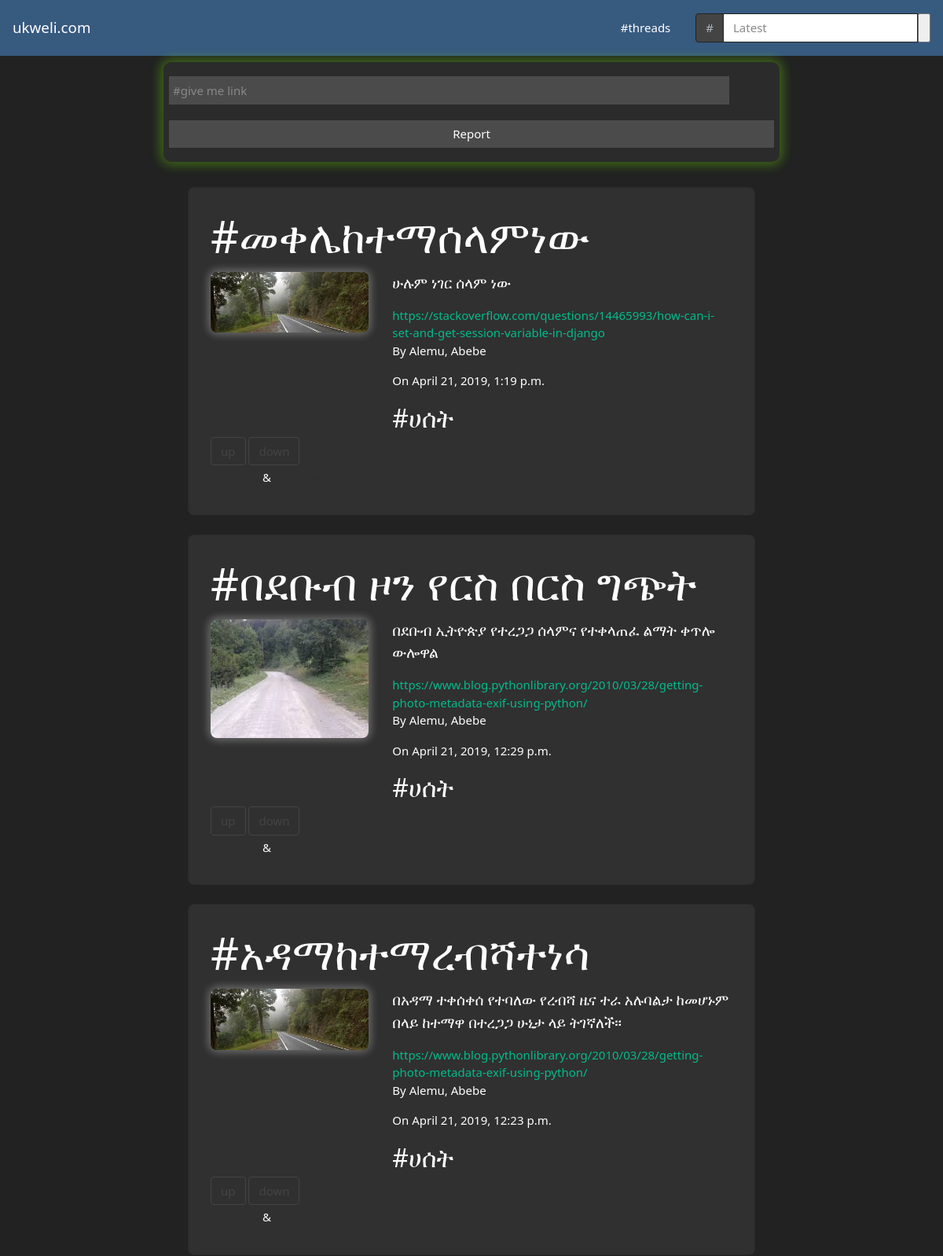
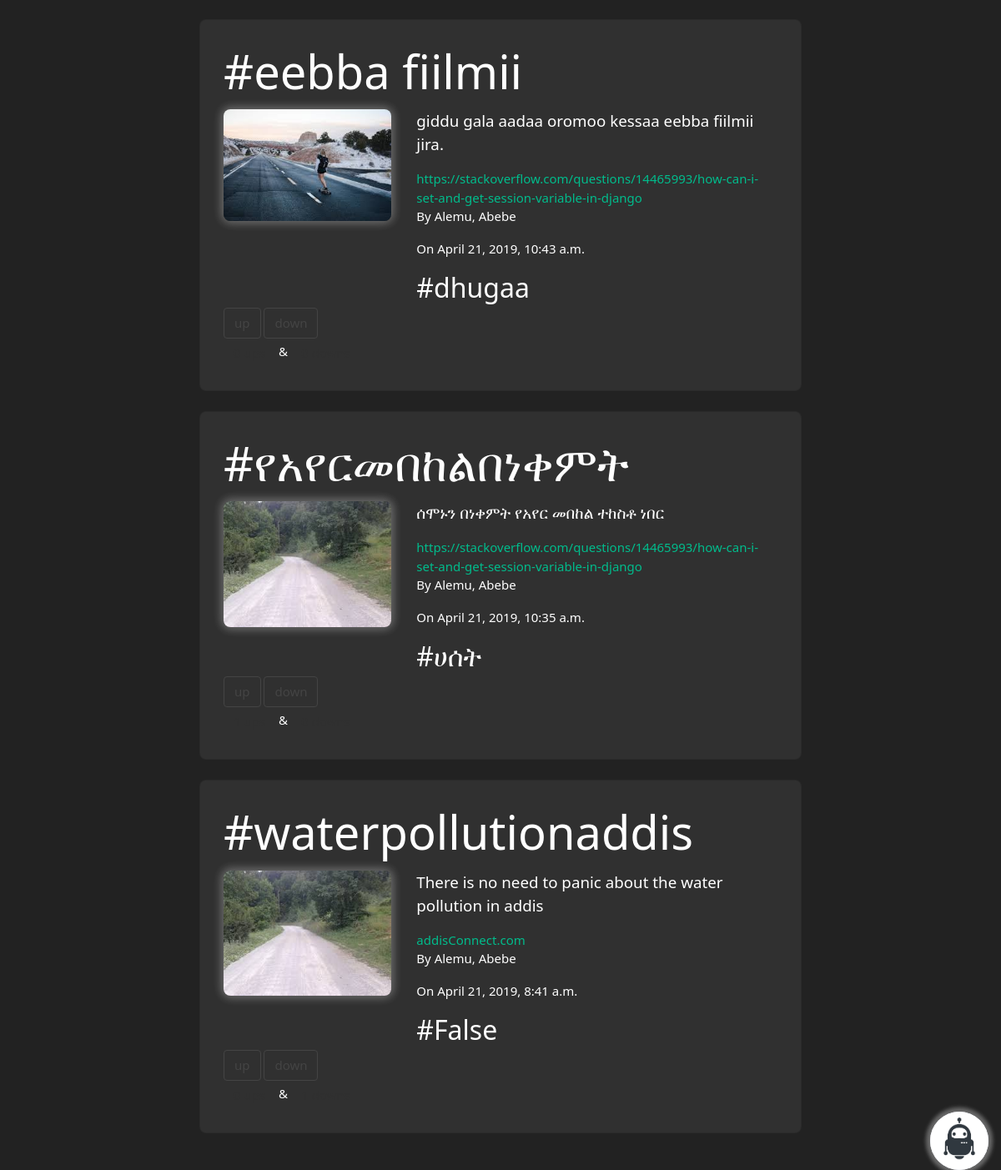
The page /web/posts on the database its author committed (2 pictures, top to bottom).
### web/models.py (models this page shows)
class News(models.Model):
    news_link=models.TextField()
    thread_name=models.CharField(max_length=200)
    head_line=models.CharField(max_length=200)
    by=models.CharField(max_length=200)
    status=models.CharField(max_length=200)
    additional_text=models.TextField()
    img_path=models.ImageField(upload_to="images/",blank=True)
    date_created=models.DateTimeField('date created',blank=True)
    down_val=models.BigIntegerField(default=0)
    up_val=models.BigIntegerField(default=0)

### web/views.py (the view)
# urls.py: path('posts',views.posts,name="posts"),
def posts(request):
    template = loader.get_template('fake/posts.html')
    posts=News.objects.all().order_by('-date_created')
    context={'posts':posts}
    user_=user=request.session.get('id', None)
    if(user!=None):context['system_user']=True
    return HttpResponse(template.render(context, request))

### web/templates/fake/posts.html (shortened to what this page needs)
<!DOCTYPE html>
<html lang="en">
<head>
    {% load static %}
    <link href="https://stackpath.bootstrapcdn.com/bootswatch/4.3.1/darkly/bootstrap.min.css" rel="stylesheet">
    {% load static %}
    <link rel="stylesheet" href="{% static "css/style.css" %}" />
    {% load static %}
    {% load static %}
</head>
<body>
    <nav class="navbar navbar-expand-lg navbar-dark bg-primary">
            <a class="navbar-brand" href="/web/">ukweli.com</a>
            <ul class="navbar-nav float-left mx-4">
                    <li class="nav-item active">
                      <a class="nav-link" href="/web/posts"> #threads <span class="sr-only">(current)</span></a>
                    </li>
                </ul>
            <form class="form-inline float-right" action="/web/search" method="POST">
                <div class="input-group">
                    <div class="input-group-prepend">
                    <span class="input-group-text" id="basic-addon1">#</span>
                    </div>
                    <input type="text" name="search" id="name_search" class="form-control" placeholder="Latest" aria-label="Username" aria-describedby="basic-addon1">
                    <input type="submit" id="submit_search" value="">
                </div>
                </form>
            </nav>
    <div class="container-fluid">
        <div class="row justify-content-center">
            <div class="col-sm-8">
                <div class="row">
                    <div class="col p-2 m-2" style="border-radius: 10px; background-color: rgba(120,120,120, 0.1) !important; box-shadow:  0 0 15px 3px  rgba(127, 255, 0, 0.19) , 0 0 15px 3px rgba(127, 255, 0, 0.2) ;">
                        <form action="/web/submit_thread" method='POST'>
                           <span class="form-row">
                               <input type="text" name="new_check" class="col-11 form-control custom_input mx-1" style="width:87% ; color: chartreuse" placeholder="#give me link">
                               <input type="submit" class="col btn btn-outline-secondary custom_input mx-1 float-right" style="display: inline;" value="Report">
                            </span>
                        </form>
                    </div>
                </div>
                {% for post in posts %}
                <div class="card p-2 m-4" style="border-radius: 8px">
                    <div class="card-body">
                            <h5 class="card-title display-4">{{post.thread_name}}</h5>
                            <div class="row">
                                <div class="col-sm-4">
                                    <img src='/web{{post.img_path}}' style=" border-radius: 8px; box-shadow:  0 0 12px 2px  rgba(240, 240, 240, 0.19) , 0 0 12px 2px rgba(240, 240, 240, 0.2) ;" alt="img" class="img img-fluid" />
                                </div>
                                <div class="col-sm-8">
                                    <p class="card-text lead">{{post.additional_text}}</p>
                                    <a class="card-title" href="{{post.news_link}}" >{{post.news_link}}</a>
                                    <p class="card-text">By {{post.by}}</p>
                                    <p class="card-title">On {{post.date_created}}</p>
                                    <p class="card-text" style="font-size: 32px">#{{post.status}}</p>
                                </div>
                            </div>
                      <form action="">
                          <span>
                              <a class="btn btn-outline-secondary" onclick="vote('up',{{post.id}});"> up </a>
                              <a class="btn btn-outline-secondary" onclick="vote('down',{{post.id}});"> down </a>
                          </span>
                      </form>
                      <div>
                        <span class="btn btn-outline-dark" style="border:none" id='up{{post.id}}'>{{post.up_val}} ups</span> &
                        <span class="btn btn-outline-dark" style="border:none" id="down{{post.id}}">{{post.down_val}} downs</span>
                    </div>
                    </div>
                </div>
                {% endfor %}
            </div>
        </div>
    </div>
<div>
        <div class="chat" id="chat">
            <div class="img_cont fab" style="background: white;border-radius: 100%" id="fab" onclick="openup();">
                <img src="{% static "images/bot.png" %}" class="rounded-circle user_img" id="fab">
            </div>
        </div>
    </div>
</body>
{% load static %}
</html>

### web/static/css/style.css (style rules this page uses)
body { font-family: 'Segoe UI', Tahoma, Geneva, Verdana, sans-serif }
.fab { position: fixed; bottom: 0; right: 15px; z-index: 9; box-shadow: 0 0 4px 6px rgba(240, 240, 240, 0.19) , 0 0 4px 4px rgba(240, 240, 240, 0.2) ; }
.chat { width: 30px; padding: 10px; }
.user_img { height: 70px; width: 70px; border: 1.5px solid #f5f6fa; }

### web/templates/fake/posts.html (style rules this page uses)
.custom_input { margin: 10px 0; border: none; color: white; border-radius: 0px; background-color: rgba(150,150,150, 0.3) !important; }

### rows shown on the page
News: thread_name "#መቀሌከተማሰላምነው", img_path (picture), additional_text "ሁሉም ነገር ሰላም ነው", news_link "https://stackoverflow.com/questions/14465993/how-can-i-set-and-get-session-variable-in-django", by "Alemu, Abebe", date_created "April 21, 2019, 1:19 p.m.", status "ሀሰት"
News: thread_name "#በደቡብ ዞን የርስ በርስ ግጭት", additional_text "በደቡብ ኢትዮጵያ የተረጋጋ ሰላምና የተቀላጠፈ ልማት ቀጥሎ ውሎዋል", news_link "https://www.blog.pythonlibrary.org/2010/03/28/getting-photo-metadata-exif-using-python/", by "Alemu, Abebe", date_created "April 21, 2019, 12:29 p.m.", status "ሀሰት"
News: thread_name "#አዳማከተማረብሻተነሳ", img_path (picture), additional_text "በአዳማ ተቀሰቀሰ የተባለው የረብሻ ዜና ተራ አሉባልታ ከመሆኑም በላይ ከተማዋ በተረጋጋ ሁኒታ ላይ ትገኛለች።", news_link "https://www.blog.pythonlibrary.org/2010/03/28/getting-photo-metadata-exif-using-python/", by "Alemu, Abebe", date_created "April 21, 2019, 12:23 p.m.", status "ሀሰት"
News: thread_name "#eebba fiilmii", shows a picture, additional_text "giddu gala aadaa oromoo kessaa eebba fiilmii jira.", news_link "https://stackoverflow.com/questions/14465993/how-can-i-set-and-get-session-variable-in-django", by "Alemu, Abebe", date_created "April 21, 2019, 10:43 a.m.", status "dhugaa"
News: thread_name "#የአየርመበከልበነቀምት", additional_text "ሰሞኑን በነቀምት የአየር መበከል ተከስቶ ነበር", news_link "https://stackoverflow.com/questions/14465993/how-can-i-set-and-get-session-variable-in-django", by "Alemu, Abebe", date_created "April 21, 2019, 10:35 a.m.", status "ሀሰት"
News: thread_name "#waterpollutionaddis", additional_text "There is no need to panic about the water pollution in addis", news_link "addisConnect.com", by "Alemu, Abebe", date_created "April 21, 2019, 8:41 a.m.", status "False"
